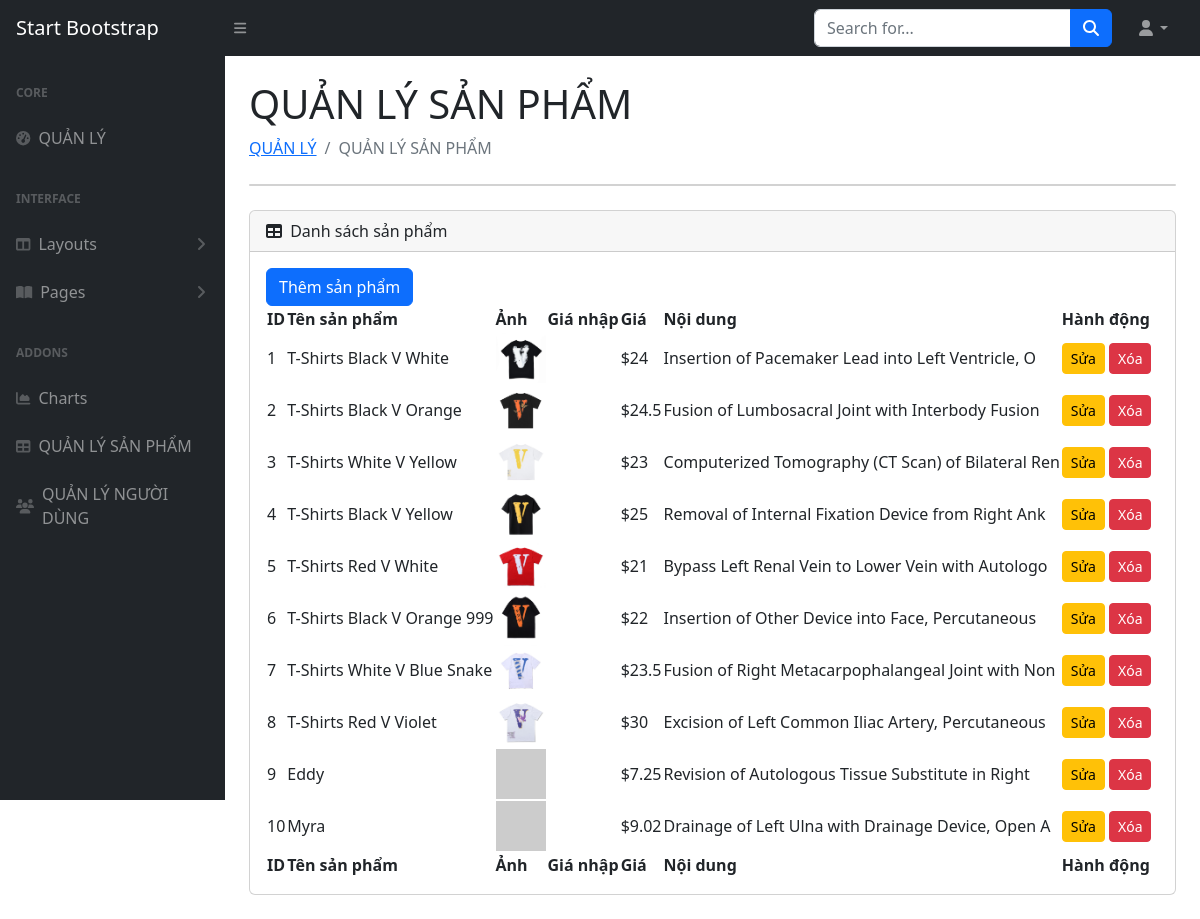
The page /quanlysanpham.php on the database its author committed.
### tables this page shows
CREATE TABLE `sanpham` (
  `id` int(11) NOT NULL,
  `tensanpham` varchar(50) DEFAULT NULL,
  `img` varchar(50) DEFAULT NULL,
  `gia` varchar(50) DEFAULT NULL,
  `noidungsanpham` varchar(50) DEFAULT NULL
);

### quanlysanpham.php (the view, shortened to what this page needs)
<!DOCTYPE html>
<html lang="en">
    <head>
        <link href="https://cdn.jsdelivr.net/npm/simple-datatables@7.1.2/dist/style.min.css" rel="stylesheet" />
        <link href="css/styles.css" rel="stylesheet" />
    </head>
    <body class="sb-nav-fixed">
        <nav class="sb-topnav navbar navbar-expand navbar-dark bg-dark">
            <a class="navbar-brand ps-3" href="index.html">Start Bootstrap</a>
            <button class="btn btn-link btn-sm order-1 order-lg-0 me-4 me-lg-0" id="sidebarToggle" href="#!"><i class="fas fa-bars"></i></button>
            <form class="d-none d-md-inline-block form-inline ms-auto me-0 me-md-3 my-2 my-md-0">
                <div class="input-group">
                    <input class="form-control" type="text" placeholder="Search for..." aria-label="Search for..." aria-describedby="btnNavbarSearch" />
                    <button class="btn btn-primary" id="btnNavbarSearch" type="button"><i class="fas fa-search"></i></button>
                </div>
            </form>
            <ul class="navbar-nav ms-auto ms-md-0 me-3 me-lg-4">
                <li class="nav-item dropdown">
                    <a class="nav-link dropdown-toggle" id="navbarDropdown" href="#" role="button" data-bs-toggle="dropdown" aria-expanded="false"><i class="fas fa-user fa-fw"></i></a>
                </li>
            </ul>
        </nav>
        <div id="layoutSidenav">
            <div id="layoutSidenav_nav">
                <nav class="sb-sidenav accordion sb-sidenav-dark" id="sidenavAccordion">
                    <div class="sb-sidenav-menu">
                        <div class="nav">
                            <div class="sb-sidenav-menu-heading">Core</div>
                            <a class="nav-link" href="index.php">
                                <div class="sb-nav-link-icon"><i class="fas fa-tachometer-alt"></i></div>
                                QUẢN LÝ
                            </a>
                            <div class="sb-sidenav-menu-heading">Interface</div>
                            <a class="nav-link collapsed" href="#" data-bs-toggle="collapse" data-bs-target="#collapseLayouts" aria-expanded="false" aria-controls="collapseLayouts">
                                <div class="sb-nav-link-icon"><i class="fas fa-columns"></i></div>
                                Layouts
                                <div class="sb-sidenav-collapse-arrow"><i class="fas fa-angle-down"></i></div>
                            </a>
                            <a class="nav-link collapsed" href="#" data-bs-toggle="collapse" data-bs-target="#collapsePages" aria-expanded="false" aria-controls="collapsePages">
                                <div class="sb-nav-link-icon"><i class="fas fa-book-open"></i></div>
                                Pages
                                <div class="sb-sidenav-collapse-arrow"><i class="fas fa-angle-down"></i></div>
                            </a>
                            <div class="sb-sidenav-menu-heading">Addons</div>
                            <a class="nav-link" href="charts.html">
                                <div class="sb-nav-link-icon"><i class="fas fa-chart-area"></i></div>
                                Charts
                            </a>
                            <a class="nav-link" href="quanlysanpham.php">
                                <div class="sb-nav-link-icon"><i class="fas fa-table"></i></div>
                                QUẢN LÝ SẢN PHẨM
                            </a>
                            <a class="nav-link" href="quanlynguoidung.php">
                                <div class="sb-nav-link-icon">
                                    <i class="fas fa-users"></i>
                                </div>
                                QUẢN LÝ NGƯỜI DÙNG
                            </a>
                        </div>
                    </div>
                </nav>
            </div>
            <div id="layoutSidenav_content">
                <main>
                    <div class="container-fluid px-4">
                        <h1 class="mt-4">QUẢN LÝ SẢN PHẨM</h1>
                        <ol class="breadcrumb mb-4">
                            <li class="breadcrumb-item"><a href="index.html">QUẢN LÝ</a></li>
                            <li class="breadcrumb-item active">QUẢN LÝ SẢN PHẨM</li>
                        </ol>
                        <div class="card mb-4">
                        </div>
                        <div class="card mb-4">
                            <div class="card-header">
                                <i class="fas fa-table me-1"></i>
                                Danh sách sản phẩm
                            </div>
                            <div class="card-body">
                            <button class="btn btn-primary" data-bs-toggle="modal" data-bs-target="#addProductModal">Thêm sản phẩm</button>
                                <table id="datatablesSimple">
                                    <thead>
                                        <tr>
                                            <th>ID</th>
                                            <th>Tên sản phẩm</th>
                                            <th>Ảnh</th>
                                            <th>Giá nhập</th>
                                            <th>Giá </th>
                                            <th>Nội dung</th>
                                            <th>Hành động</th>
                                        </tr>
                                    </thead>
                                    <tfoot>
                                        <tr>
                                            <th>ID</th>
                                            <th>Tên sản phẩm</th>
                                            <th>Ảnh</th>
                                            <th>Giá nhập</th>
                                            <th>Giá </th>
                                            <th>Nội dung</th>
                                            <th>Hành động</th>
                                        </tr>
                                    </tfoot>
                                    <tbody>
                                        <?php
                                        include 'config.php';
                                        $sql = "SELECT * FROM sanpham";
                                        $result = $conn->query($sql);
                                        if ($result->num_rows > 0) {
                                            while ($row = $result->fetch_assoc()) {
                                                echo "<tr>";
                                                echo "<td>" . $row["id"] . "</td>";
                                                echo "<td>" . $row["tensanpham"] . "</td>";
                                                echo "<td><img src='" . $row["img"] . "' width='50' height='50'></td>";
                                                echo "<td>" . $row["gia_nhap"] . "</td>";
                                                echo "<td>" . $row["gia"] . "</td>";
                                                echo "<td>" . $row["noidungsanpham"] . "</td>";
                                                echo "<td>
                                                        <button class='btn btn-warning btn-sm edit-btn'
                                                            data-id='" . $row["id"] . "'
                                                            data-tensanpham='" . $row["tensanpham"] . "'
                                                            data-img='" . $row["img"] . "'
                                                            data-gia_nhap='" . $row["gia_nhap"] . "'
                                                            data-gia='" . $row["gia"] . "'
                                                            data-noidungsanpham='" . $row["noidungsanpham"] . "'
                                                            data-bs-toggle='modal' data-bs-target='#editModal'>
                                                            Sửa
                                                        </button>
                                                        <button class='btn btn-danger btn-sm delete-btn' data-id='" . $row["id"] . "'>
                                                            Xóa
                                                        </button>
                                                    </td>";
                                                echo "</tr>";
                                            }
                                        } else {
                                            echo "<tr><td colspan='6'>Không có sản phẩm nào</td></tr>";
                                        }
                                        ?>
                                    </tbody>
                                </table>
                            </div>
                        </div>
                    </div>
                </main>
                </div>
            </div>
    </body>
</html>

### rows shown on the page
sanpham: id "1", tensanpham "T-Shirts Black V White", img (picture), gia "$24", noidungsanpham "Insertion of Pacemaker Lead into Left Ventricle, O"
sanpham: id "2", tensanpham "T-Shirts Black V Orange", img (picture), gia "$24.5", noidungsanpham "Fusion of Lumbosacral Joint with Interbody Fusion"
sanpham: id "3", tensanpham "T-Shirts White V Yellow", img (picture), gia "$23", noidungsanpham "Computerized Tomography (CT Scan) of Bilateral Ren"
sanpham: id "4", tensanpham "T-Shirts Black V Yellow", img (picture), gia "$25", noidungsanpham "Removal of Internal Fixation Device from Right Ank"
sanpham: id "5", tensanpham "T-Shirts Red V White", img (picture), gia "$21", noidungsanpham "Bypass Left Renal Vein to Lower Vein with Autologo"
sanpham: id "6", tensanpham "T-Shirts Black V Orange 999", img (picture), gia "$22", noidungsanpham "Insertion of Other Device into Face, Percutaneous"
sanpham: id "7", tensanpham "T-Shirts White V Blue Snake", img (picture), gia "$23.5", noidungsanpham "Fusion of Right Metacarpophalangeal Joint with Non"
sanpham: id "8", tensanpham "T-Shirts Red V Violet", img (picture), gia "$30", noidungsanpham "Excision of Left Common Iliac Artery, Percutaneous"
sanpham: id "9", tensanpham "Eddy", gia "$7.25", noidungsanpham "Revision of Autologous Tissue Substitute in Right"
sanpham: id "10", tensanpham "Myra", gia "$9.02", noidungsanpham "Drainage of Left Ulna with Drainage Device, Open A"
